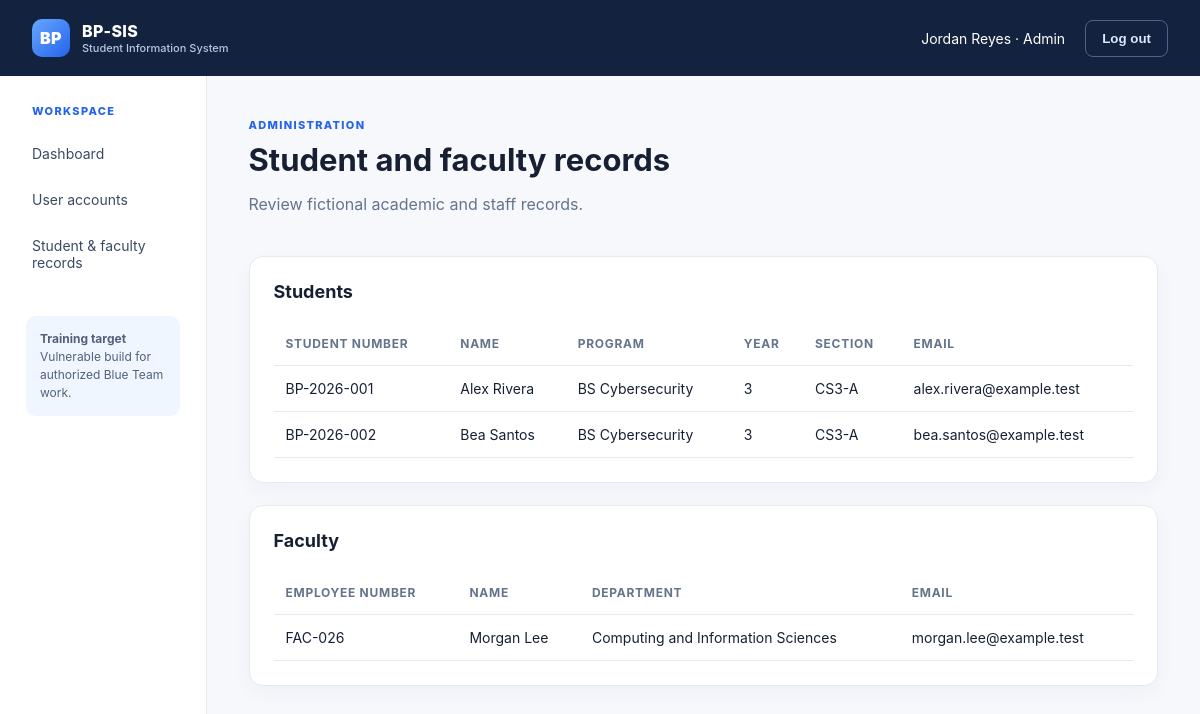
The app's page /admin/records (signed in) with its own data.
### tables this page shows
CREATE TABLE users (
    id INTEGER PRIMARY KEY, username TEXT UNIQUE NOT NULL, password TEXT NOT NULL,
    role TEXT NOT NULL CHECK(role IN ('student','faculty','admin')),
    full_name TEXT NOT NULL, email TEXT NOT NULL, active INTEGER NOT NULL DEFAULT 1
);

CREATE TABLE students (
    id INTEGER PRIMARY KEY, user_id INTEGER UNIQUE NOT NULL, student_number TEXT UNIQUE NOT NULL,
    program TEXT NOT NULL, year_level INTEGER NOT NULL, section TEXT NOT NULL,
    FOREIGN KEY(user_id) REFERENCES users(id)
);

CREATE TABLE faculty (
    id INTEGER PRIMARY KEY, user_id INTEGER UNIQUE NOT NULL, employee_number TEXT UNIQUE NOT NULL,
    department TEXT NOT NULL, FOREIGN KEY(user_id) REFERENCES users(id)
);

### bp_sis/app.py (the view)
    @app.route("/admin/records")
    @roles("admin")
    def admin_records():
        conn = get_db()
        students = conn.execute("SELECT u.full_name, u.email, s.student_number, s.program, s.year_level, s.section FROM students s JOIN users u ON u.id=s.user_id ORDER BY s.student_number").fetchall()
        faculty = conn.execute("SELECT u.full_name, u.email, f.employee_number, f.department FROM faculty f JOIN users u ON u.id=f.user_id ORDER BY f.employee_number").fetchall()
        return render_template("admin_records.html", students=students, faculty=faculty)

### bp_sis/app.py (called while the page is built)
def connect(path: str | Path) -> sqlite3.Connection:
    conn = sqlite3.connect(path)
    conn.row_factory = sqlite3.Row
    conn.execute("PRAGMA foreign_keys = ON")
    return conn

### bp_sis/templates/admin_records.html
{% extends 'base.html' %}{% block title %}Student and faculty records{% endblock %}{% block content %}<div class="page-heading"><div><p class="eyebrow">Administration</p><h1>Student and faculty records</h1><p class="muted">Review fictional academic and staff records.</p></div></div><div class="panel"><h2>Students</h2><div class="table-wrap"><table><thead><tr><th>Student number</th><th>Name</th><th>Program</th><th>Year</th><th>Section</th><th>Email</th></tr></thead><tbody>{% for row in students %}<tr><td>{{ row['student_number'] }}</td><td>{{ row['full_name'] }}</td><td>{{ row['program'] }}</td><td>{{ row['year_level'] }}</td><td>{{ row['section'] }}</td><td>{{ row['email'] }}</td></tr>{% endfor %}</tbody></table></div></div><div class="panel"><h2>Faculty</h2><div class="table-wrap"><table><thead><tr><th>Employee number</th><th>Name</th><th>Department</th><th>Email</th></tr></thead><tbody>{% for row in faculty %}<tr><td>{{ row['employee_number'] }}</td><td>{{ row['full_name'] }}</td><td>{{ row['department'] }}</td><td>{{ row['email'] }}</td></tr>{% endfor %}</tbody></table></div></div>{% endblock %}

### bp_sis/templates/base.html (shortened to what this page needs)
<!doctype html>
<html lang="en">
<head>
  <link rel="stylesheet" href="{{ url_for('static', filename='style.css') }}">
</head>
<body>
<header class="topbar"><a class="brand" href="{{ url_for('dashboard') if current_user else url_for('login') }}"><span class="brand-mark">BP</span><span>BP-SIS<small>Student Information System</small></span></a>
{% if current_user %}<div class="user-menu"><span>{{ current_user['full_name'] }} · {{ current_user['role']|capitalize }}</span><form method="post" action="{{ url_for('logout') }}"><button class="button ghost">Log out</button></form></div>{% endif %}</header>
{% if current_user %}<div class="shell"><aside class="sidebar"><p class="eyebrow">Workspace</p><a href="{{ url_for('dashboard') }}">Dashboard</a>{% if current_user['role']=='student' %}<a href="{{ url_for('student_profile') }}">My profile</a><a href="{{ url_for('student_records') }}">Grades & schedule</a>{% elif current_user['role']=='faculty' %}<a href="{{ url_for('faculty_subjects') }}">Assigned subjects</a><a href="{{ url_for('faculty_students') }}">Student records</a>{% else %}<a href="{{ url_for('admin_users') }}">User accounts</a><a href="{{ url_for('admin_records') }}">Student & faculty records</a>{% endif %}<div class="sidebar-note"><b>Training target</b><br>Vulnerable build for authorized Blue Team work.</div></aside><main class="content">{% else %}<main class="public-content">{% endif %}{% with messages = get_flashed_messages(with_categories=true) %}{% for category, message in messages %}<div class="flash {{ category }}">{{ message }}</div>{% endfor %}{% endwith %}{% block content %}{% endblock %}</main>{% if current_user %}</div>{% endif %}
</body></html>

### bp_sis/static/style.css (style rules this page uses)
:root { --navy:#13233f;--blue:#2563eb;--sky:#eaf2ff;--ink:#172033;--muted:#64748b;--line:#e5eaf1;--bg:#f6f8fc;--white:#fff;--green:#16845b;--red:#b42318 }
* { box-sizing:border-box }
body { margin:0;background:var(--bg);color:var(--ink);font-family:Inter,ui-sans-serif,system-ui,-apple-system,BlinkMacSystemFont,"Segoe UI",sans-serif }
.topbar { height:76px;background:var(--navy);color:#fff;display:flex;align-items:center;justify-content:space-between;padding:0 32px }
.brand { display:flex;gap:12px;align-items:center;color:#fff;text-decoration:none;font-weight:800;letter-spacing:.02em }
.brand small { display:block;font-size:11px;font-weight:500;color:#b9c7df;letter-spacing:0 }
.brand-mark { width:38px;height:38px;background:linear-gradient(135deg,#65a8ff,#2563eb);display:inline-flex;align-items:center;justify-content:center;border-radius:10px;font-weight:900;color:#fff }
.user-menu { display:flex;align-items:center;gap:20px;font-size:14px }
.user-menu form { margin:0 }
.shell { display:flex;min-height:calc(100vh - 76px) }
.sidebar { width:245px;background:#fff;border-right:1px solid var(--line);padding:28px 18px;display:flex;flex-direction:column;gap:5px }
.sidebar a { color:#3c4a61;text-decoration:none;padding:12px 14px;border-radius:8px;font-size:14px }
.eyebrow { text-transform:uppercase;letter-spacing:.12em;font-size:11px;color:var(--blue);font-weight:800;margin:0 0 9px }
.sidebar .eyebrow { padding:0 14px;margin-bottom:10px }
.sidebar-note { margin:28px 8px 0;padding:14px;border-radius:10px;background:#f0f6ff;color:#51617b;font-size:12px;line-height:1.5 }
.content { max-width:1180px;width:100%;padding:42px }
.page-heading { display:flex;justify-content:space-between;align-items:flex-start;margin-bottom:26px }
.page-heading h1 { margin:0 0 8px;font-size:31px }
.muted { color:var(--muted) }
.stat-card,.panel { background:#fff;border:1px solid var(--line);border-radius:14px;padding:24px;box-shadow:0 7px 20px rgba(26,45,79,.04) }
.panel { margin-bottom:22px }
.panel h2 { font-size:18px;margin:0 0 20px }
.button { border:0;border-radius:8px;padding:10px 16px;font-weight:700;cursor:pointer }
.button.ghost { background:transparent;color:#dce7ff;border:1px solid #4d638c }
.table-wrap { overflow-x:auto }
table { border-collapse:collapse;width:100%;font-size:14px }
th,td { text-align:left;padding:14px 12px;border-bottom:1px solid var(--line) }
th { color:var(--muted);font-size:12px;text-transform:uppercase;letter-spacing:.06em }

### records on screen
users: full_name "Jordan Reyes", role "Admin"
students: student_number "BP-2026-001", full_name "Alex Rivera", program "BS Cybersecurity", year_level "3", section "CS3-A", email "alex.rivera@example.test"
students: student_number "BP-2026-002", full_name "Bea Santos", program "BS Cybersecurity", year_level "3", section "CS3-A", email "bea.santos@example.test"
faculty: employee_number "FAC-026", full_name "Morgan Lee", department "Computing and Information Sciences", email "morgan.lee@example.test"
